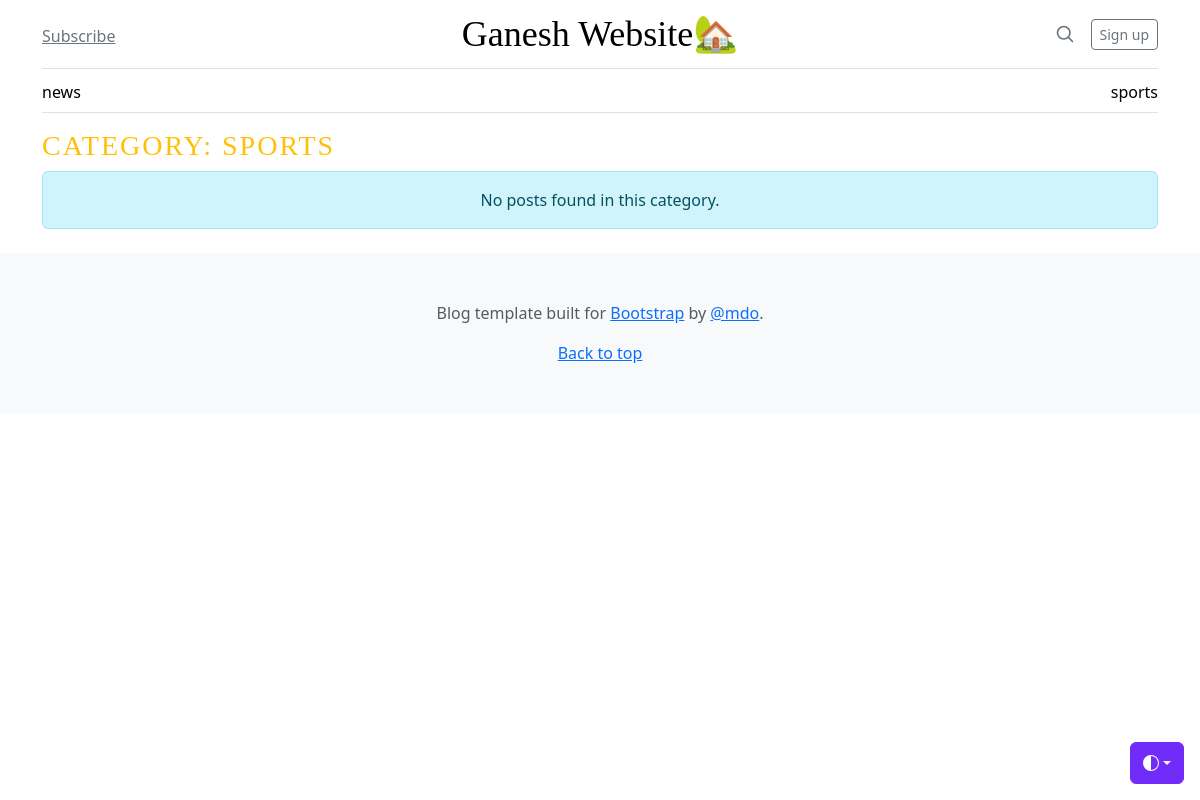
The page /category/2/ on the database as committed earlier.
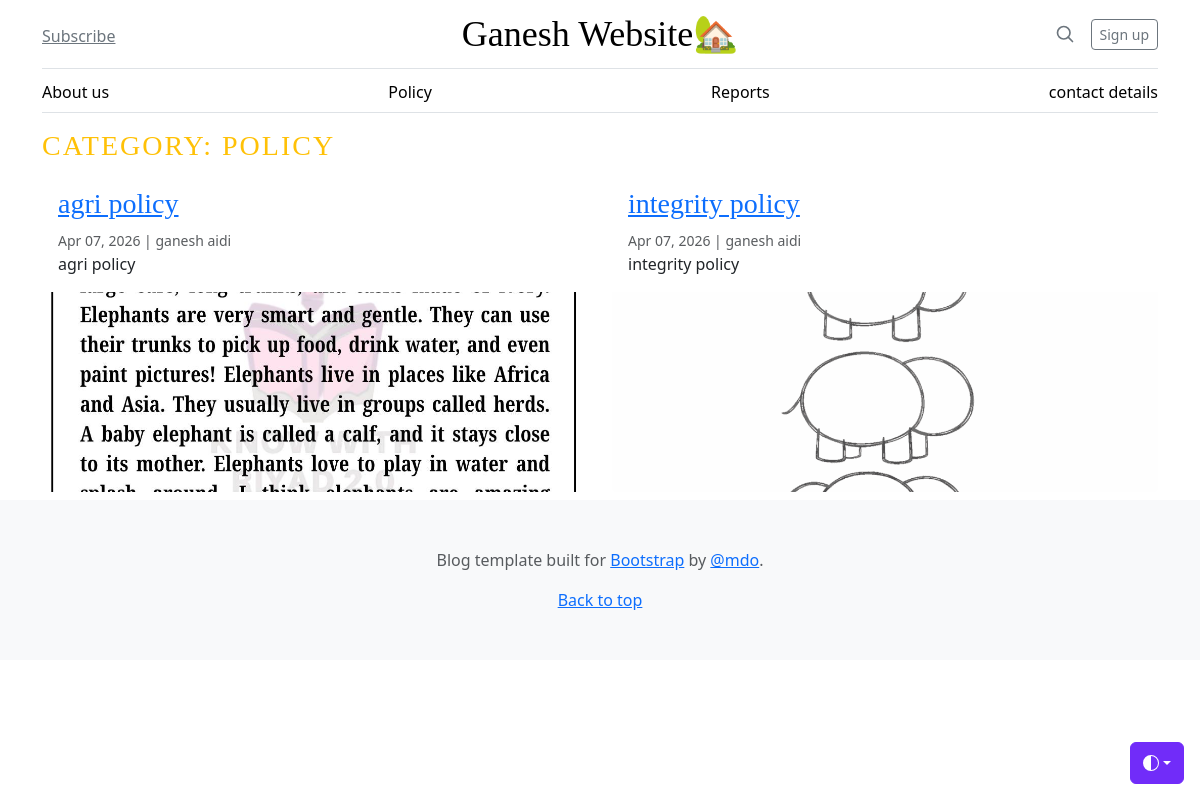
The same page on the database as committed later.
### blog/models.py (models this page shows, shortened)
class Category(models.Model):
    title = models.CharField(max_length=100)
    name = models.CharField(max_length=100)
    created_at = models.DateTimeField(auto_now_add=True)
    updated_at = models.DateTimeField(auto_now=True)

class Blog(models.Model):
    title = models.CharField(max_length=200, null=True, blank=True)
    slug = models.SlugField(unique=True)
    category = models.ForeignKey(Category, on_delete=models.CASCADE)
    author = models.CharField(max_length=100)
    featured_image = models.ImageField(upload_to='blog_images/', null=True, blank=True)
    short_description = models.CharField(max_length=255)
    blog_body = models.TextField()
    status = models.IntegerField(choices=STATUS_CHOICES, default=0)
    featured_post = models.BooleanField(default=False, null=True, blank=True)
    created_at = models.DateTimeField(auto_now_add=True)
    updated_at = models.DateTimeField(auto_now=True)

### blog/views.py (the view)
# urls.py: path('<int:category_id>/', views.post_by_category,
def post_by_category(request, category_id):
    posts = Blog.objects.filter(category_id=category_id, status=1)
    category = get_object_or_404(Category, id=category_id)
    context = {
        'posts': posts,
        'category': category,
    }
    return render(request, 'post_by_category.html', context)

### blog/context_processor.py (called while the page is built)
def get_categories(request):
    categories = Category.objects.all()
    return dict(categories=categories)

### templates/post_by_category.html (shortened to what this page needs)
{% extends "base.html" %} {% block content %}
<div class="container">
  <h3 class="text-uppercase text-warning" style="letter-spacing: 2px">
    Category: {{ category.name }}
  </h3>
  <div class="row mb-2">
    {% if posts %} {% for post in posts %}
    <div class="col-md-6">
      <div class="card border-0">
        <div class="card-body">
          <h3><a href="#"> {{ post.title }} </a></h3>
          <small class="mb-1 text-muted"
            >{{ post.created_at|date:"M d, Y" }} | {{ post.author }}</small
          >
          <p class="card-text">
            {{ post.short_description | truncatewords:10 }}
          </p>
        </div>
        <img
          src="{{ post.featured_image.url }}"
          class="card-img-bottom"
          alt="{{ post.title }}"
          style="height: 200px; object-fit: cover;">
      </div>
    </div>
    {% endfor %} {% else %}
    <div class="col-12">
      <div class="alert alert-info text-center" role="alert">
        No posts found in this category.
      </div>
    </div>
    {% endif %}
  </div>
</div>
{% endblock %}

### templates/base.html (shortened to what this page needs)
{% load static %}
<!doctype html>
<html lang="en" data-bs-theme="auto">
  <head>
    <link href="{% static 'css/bootstrap.min.css' %}" rel="stylesheet" />
    <link href="blog.css" rel="stylesheet" />
  </head>
  <body>
    <div
      class="dropdown position-fixed bottom-0 end-0 mb-3 me-3 bd-mode-toggle"
    >
      <button
        class="btn btn-bd-primary py-2 dropdown-toggle d-flex align-items-center"
        id="bd-theme"
        type="button"
        aria-expanded="false"
        data-bs-toggle="dropdown"
        aria-label="Toggle theme (auto)"
      >
        <svg class="bi my-1 theme-icon-active" aria-hidden="true">
          <use href="#circle-half"></use>
        </svg>
      </button>
    </div>
    <div class="container">
      <header class="border-bottom lh-1 py-3">
        <div class="row flex-nowrap justify-content-between align-items-center">
          <div class="col-4 pt-1">
            <a class="link-secondary" href="#">Subscribe</a>
          </div>
          <div class="col-4 text-center">
            <a
              class="blog-header-logo text-body-emphasis text-decoration-none"
              href="{% url 'home' %}"
              >Ganesh Website🏡</a
            >
          </div>
          <div class="col-4 d-flex justify-content-end align-items-center">
            <a class="link-secondary" href="#" aria-label="Search">
              <svg
                xmlns="http://www.w3.org/2000/svg"
                width="20"
                height="20"
                fill="none"
                stroke="currentColor"
                stroke-linecap="round"
                stroke-linejoin="round"
                stroke-width="2"
                class="mx-3"
                role="img"
                viewBox="0 0 24 24"
              >
                <title>Search</title>
                <circle cx="10.5" cy="10.5" r="7.5"></circle>
                <path d="M21 21l-5.2-5.2"></path>
              </svg>
            </a>
            <a class="btn btn-sm btn-outline-secondary" href="#">Sign up</a>
          </div>
        </div>
      </header>
      <div class="nav-scroller py-1 mb-3 border-bottom">
        <nav class="nav nav-underline justify-content-between">
          {% for category in categories %}
          <a class="nav-item nav-link link-body-emphasis" href="{% url 'post_by_category' category.id %}"
            >{{ category.name }}</a
          >
          {% endfor %}
        </nav>
      </div>
    </div>
    {% block content %} {% endblock %}
    <footer class="py-5 text-center text-body-secondary bg-body-tertiary">
      <p>
        Blog template built for
        <a href="https://getbootstrap.com/">Bootstrap</a> by
        <a href="https://x.com/mdo">@mdo</a>.
      </p>
      <p class="mb-0"><a href="#">Back to top</a></p>
    </footer>
  </body>
</html>

Rows that differ between the two databases and show on the page:
changed Category: name "news" → "About us"
changed Category: name "sports" → "Policy"; name "SPORTS" → "POLICY"
added Category: name "Reports"
added Category: name "contact details"
added Blog: title "agri policy", created_at "Apr 07, 2026", author "ganesh aidi", short_description "agri policy", featured_image (picture)
added Blog: title "integrity policy", created_at "Apr 07, 2026", author "ganesh aidi", short_description "integrity policy", featured_image (picture)
Other text that changed with them:
text no longer shown: "No posts found in this category."
